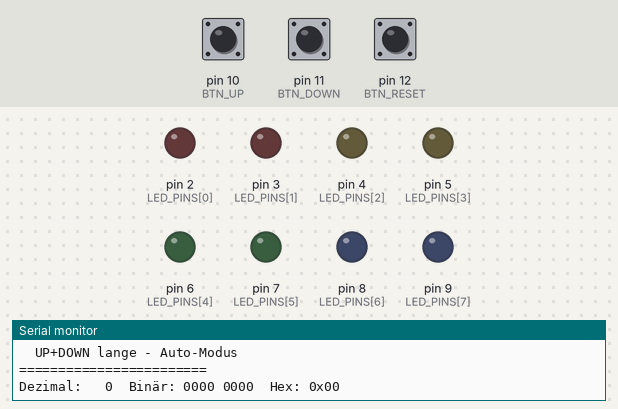
A sketch run on a simulated Arduino Uno, built with avr-gcc and run on an emulated ATmega328P. On the bench: output pins drawn as LEDs (lit = HIGH), the last lines printed to the serial monitor. Dashed ring = blinking. Inputs (shaded band) come from the test bench; at power-on: pin 11 (BTN_DOWN) HIGH, pin 10 (BTN_UP) HIGH, pin 12 (BTN_RESET) HIGH.

Above: at 2.3 s.
2.4 s: pin 11 (BTN_DOWN) pulled LOW for 1 s
At 4.6 s:
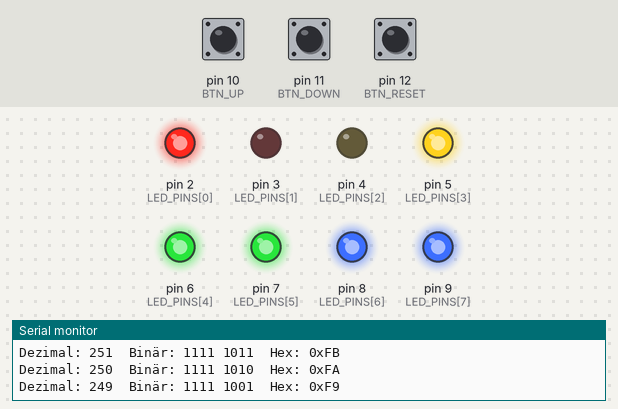
5.4 s: pin 10 (BTN_UP) pulled LOW for 3.2 s
At 9.2 s:
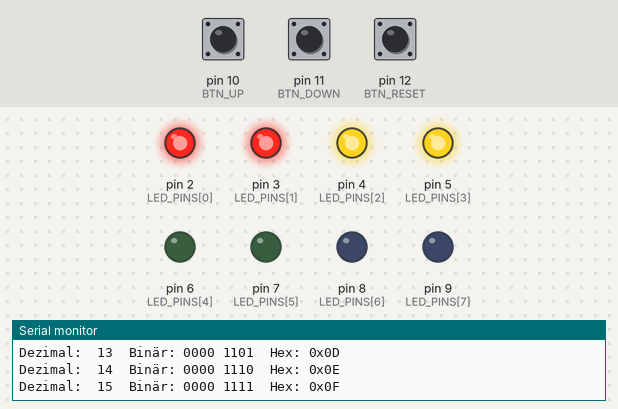
10.1 s: pin 10 (BTN_UP) pulled LOW for 0.15 s
At 11.4 s:
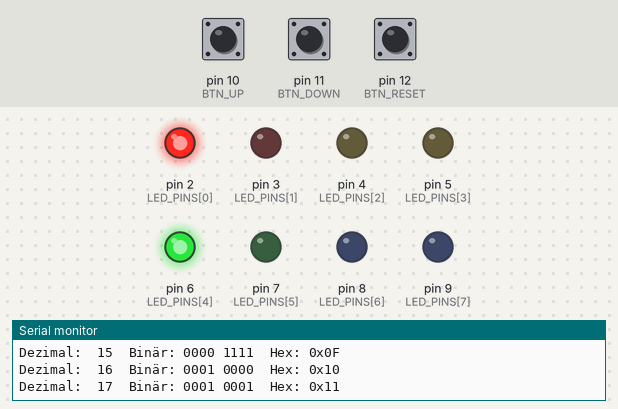
11.7 s: pin 10 (BTN_UP) pulled LOW for 1 s
At 12.9 s:
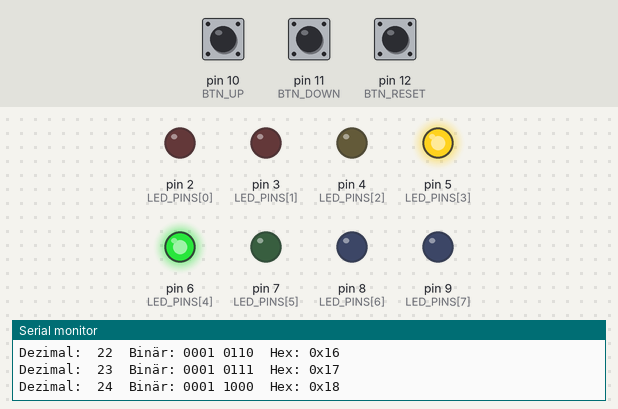
14.7 s: pin 12 (BTN_RESET) pulled LOW for 0.15 s
At 14.95 s:
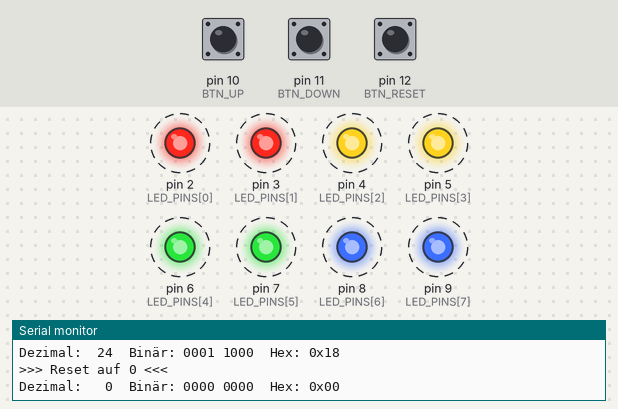
17.7 s: pin 11 (BTN_DOWN) pulled LOW for 3.2 s
At 22.2 s:
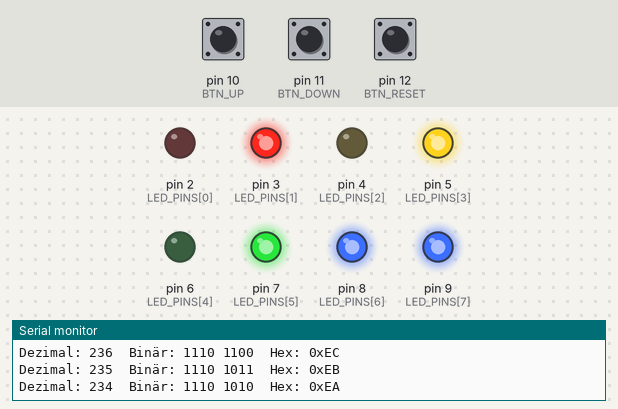
Timing chart, 0 to 23.4 s (numbered marks = the images above; inputs shaded):
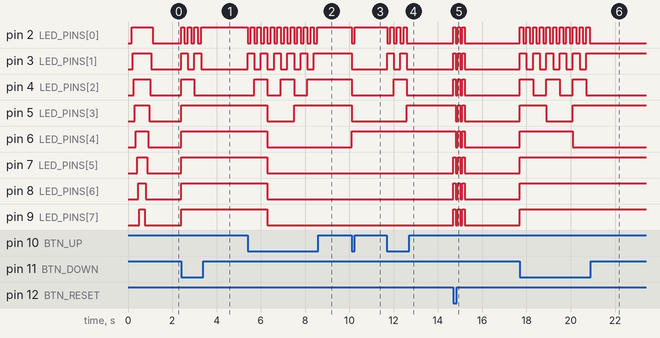

Measured:
- after the input at 2.4 s, pin 2 (LED_PINS[0]): alternates HIGH for 0.15 s and LOW for 0.15 s, 7 changes in all, then stays HIGH, starting at once; pin 3 (LED_PINS[1]): alternates HIGH for 0.30 s and LOW for 0.30 s, 4 changes in all, then stays LOW, starting at once
- after the input at 5.4 s, pin 2 (LED_PINS[0]): alternates HIGH for 0.15 s and LOW for 0.15 s, 22 changes in all, then stays HIGH, starting at once; pin 3 (LED_PINS[1]): alternates HIGH for 0.30 s and LOW for 0.30 s, 11 changes in all, then stays HIGH, starting at once
- after the input at 10.1 s, pin 2 (LED_PINS[0]): HIGH → LOW at once, → HIGH 0.15 s later; pin 3 (LED_PINS[1]), pin 4 (LED_PINS[2]), pin 5 (LED_PINS[3]): HIGH → LOW at once; pin 6 (LED_PINS[4]): LOW → HIGH at once
- after the input at 11.7 s, pin 2 (LED_PINS[0]): alternates HIGH for 0.15 s and LOW for 0.15 s, 7 changes in all, then stays LOW, starting at once; pin 3 (LED_PINS[1]): alternates HIGH for 0.30 s and LOW for 0.30 s, 4 changes in all, then stays LOW, starting at once
- after the input at 14.7 s, pin 2 (LED_PINS[0]), pin 3 (LED_PINS[1]): alternates HIGH for 0.10 s and LOW for 0.10 s, 6 changes in all, then stays LOW, starting at once
- after the input at 17.7 s, pin 2 (LED_PINS[0]): alternates HIGH for 0.15 s and LOW for 0.15 s, 22 changes in all, then stays LOW, starting at once; pin 3 (LED_PINS[1]): alternates HIGH for 0.30 s and LOW for 0.30 s, 11 changes in all, then stays HIGH, starting at once

The sketch:

code.ino
```cpp
// A06: Binary Counter
// 8-Bit Binärzähler (0-255) mit 8 LEDs und 3 Buttons

// Pin-Definitionen für 8 LEDs (Bit 0-7)
const int LED_PINS[] = {2, 3, 4, 5, 6, 7, 8, 9};

// Buttons
const int BTN_UP = 10;      // Count Up
const int BTN_DOWN = 11;    // Count Down
const int BTN_RESET = 12;   // Reset

// Zählerwert (0-255)
byte counter = 0;

// Entprellung
unsigned long lastButtonTime = 0;
const unsigned long DEBOUNCE_DELAY = 150;

// Auto-Count Modus
bool autoMode = false;
unsigned long lastAutoTime = 0;
const unsigned long AUTO_INTERVAL = 500;  // 0.5s pro Schritt

void setup() {
  Serial.begin(9600);

  // LEDs als Output
  for (int i = 0; i < 8; i++) {
    pinMode(LED_PINS[i], OUTPUT);
    digitalWrite(LED_PINS[i], LOW);
  }

  // Buttons als Input mit Pull-up
  pinMode(BTN_UP, INPUT_PULLUP);
  pinMode(BTN_DOWN, INPUT_PULLUP);
  pinMode(BTN_RESET, INPUT_PULLUP);

  Serial.println(F("========================"));
  Serial.println(F("   8-BIT BINARY COUNTER"));
  Serial.println(F("========================"));
  Serial.println(F("Taster:"));
  Serial.println(F("  UP     - Hochzählen"));
  Serial.println(F("  DOWN   - Runterzählen"));
  Serial.println(F("  RESET  - Auf 0 setzen"));
  Serial.println(F("  UP+DOWN lange - Auto-Modus"));
  Serial.println(F("========================"));

  // Startanimation
  startAnimation();

  displayValue();
}

void startAnimation() {
  // LEDs nacheinander einschalten (Knight Rider Style)
  for (int i = 0; i < 8; i++) {
    digitalWrite(LED_PINS[i], HIGH);
    delay(50);
  }
  delay(200);
  for (int i = 7; i >= 0; i--) {
    digitalWrite(LED_PINS[i], LOW);
    delay(50);
  }
}

void displayValue() {
  // Binärwert auf LEDs anzeigen
  for (int i = 0; i < 8; i++) {
    // Bit i des Zählers prüfen
    bool bitValue = (counter >> i) & 1;
    digitalWrite(LED_PINS[i], bitValue ? HIGH : LOW);
  }

  // Serial Ausgabe
  Serial.print(F("Dezimal: "));
  if (counter < 100) Serial.print(F(" "));
  if (counter < 10) Serial.print(F(" "));
  Serial.print(counter);

  Serial.print(F("  Binär: "));
  for (int i = 7; i >= 0; i--) {
    Serial.print((counter >> i) & 1);
    if (i == 4) Serial.print(F(" "));  // Nibble-Trenner
  }

  Serial.print(F("  Hex: 0x"));
  if (counter < 16) Serial.print(F("0"));
  Serial.println(counter, HEX);
}

void countUp() {
  if (counter < 255) {
    counter++;
  } else {
    counter = 0;  // Überlauf: zurück auf 0
    Serial.println(F(">>> Überlauf! <<<"));
  }
  displayValue();
}

void countDown() {
  if (counter > 0) {
    counter--;
  } else {
    counter = 255;  // Unterlauf: auf Maximum
    Serial.println(F(">>> Unterlauf! <<<"));
  }
  displayValue();
}

void resetCounter() {
  counter = 0;
  Serial.println(F(">>> Reset auf 0 <<<"));
  displayValue();

  // Kurze Animation
  for (int i = 0; i < 3; i++) {
    for (int j = 0; j < 8; j++) {
      digitalWrite(LED_PINS[j], HIGH);
    }
    delay(100);
    for (int j = 0; j < 8; j++) {
      digitalWrite(LED_PINS[j], LOW);
    }
    delay(100);
  }
  displayValue();
}

void checkButtons() {
  unsigned long currentTime = millis();

  // Entprellung
  if (currentTime - lastButtonTime < DEBOUNCE_DELAY) {
    return;
  }

  // Up-Button
  if (digitalRead(BTN_UP) == LOW) {
    lastButtonTime = currentTime;
    countUp();
    delay(50);  // Zusätzliche Entprellung
  }

  // Down-Button
  if (digitalRead(BTN_DOWN) == LOW) {
    lastButtonTime = currentTime;
    countDown();
    delay(50);
  }

  // Reset-Button
  if (digitalRead(BTN_RESET) == LOW) {
    lastButtonTime = currentTime;
    resetCounter();
    delay(200);
  }

  // Auto-Modus: Beide Buttons gleichzeitig lange drücken
  if (digitalRead(BTN_UP) == LOW && digitalRead(BTN_DOWN) == LOW) {
    delay(1000);  // 1 Sekunde halten
    if (digitalRead(BTN_UP) == LOW && digitalRead(BTN_DOWN) == LOW) {
      autoMode = !autoMode;
      Serial.print(F("Auto-Modus: "));
      Serial.println(autoMode ? F("AN") : F("AUS"));

      // Feedback: alle LEDs blinken
      for (int i = 0; i < 8; i++) {
        digitalWrite(LED_PINS[i], HIGH);
      }
      delay(300);
      displayValue();

      lastButtonTime = currentTime;
      delay(500);
    }
  }
}

void loop() {
  checkButtons();

  // Auto-Modus: Automatisch hochzählen
  if (autoMode) {
    unsigned long currentTime = millis();
    if (currentTime - lastAutoTime >= AUTO_INTERVAL) {
      lastAutoTime = currentTime;
      countUp();
    }
  }
}
```
